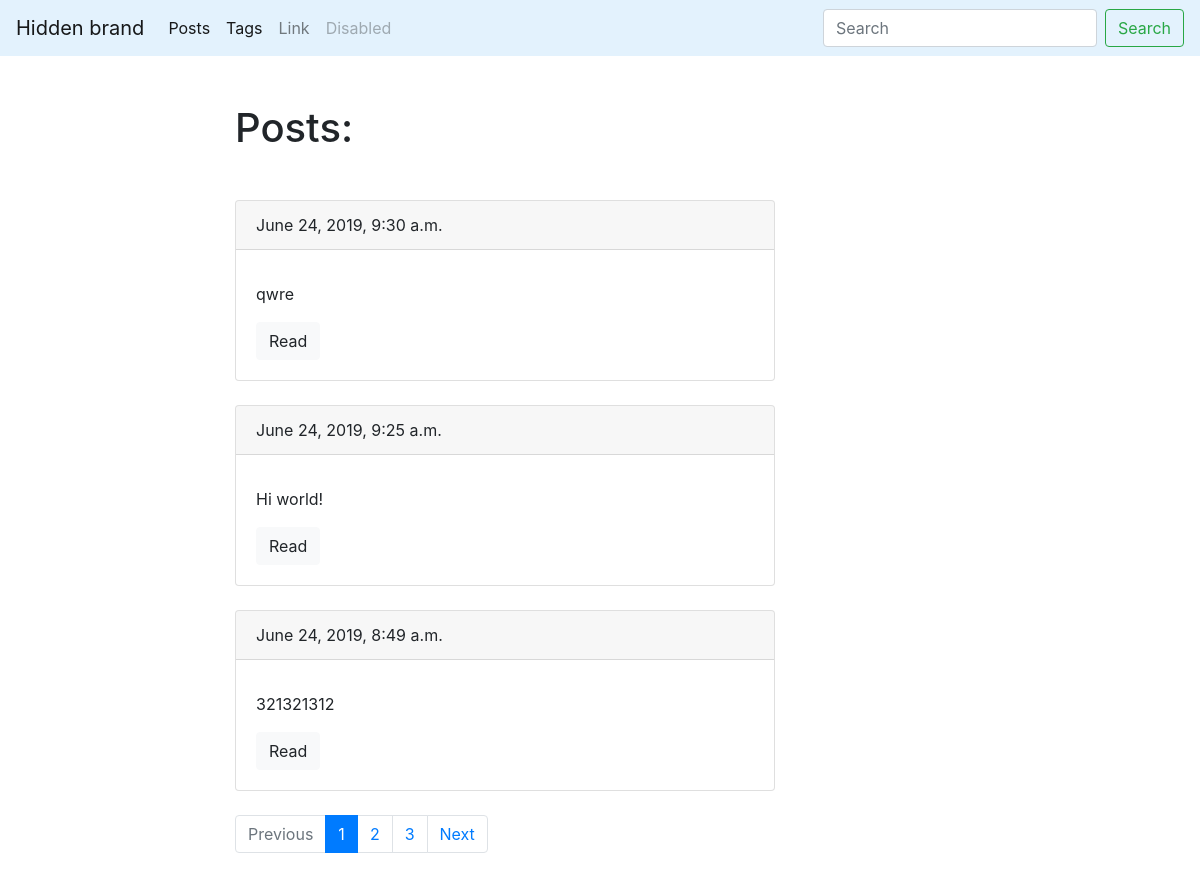
/blog/, run on an earlier commit of the app's database.
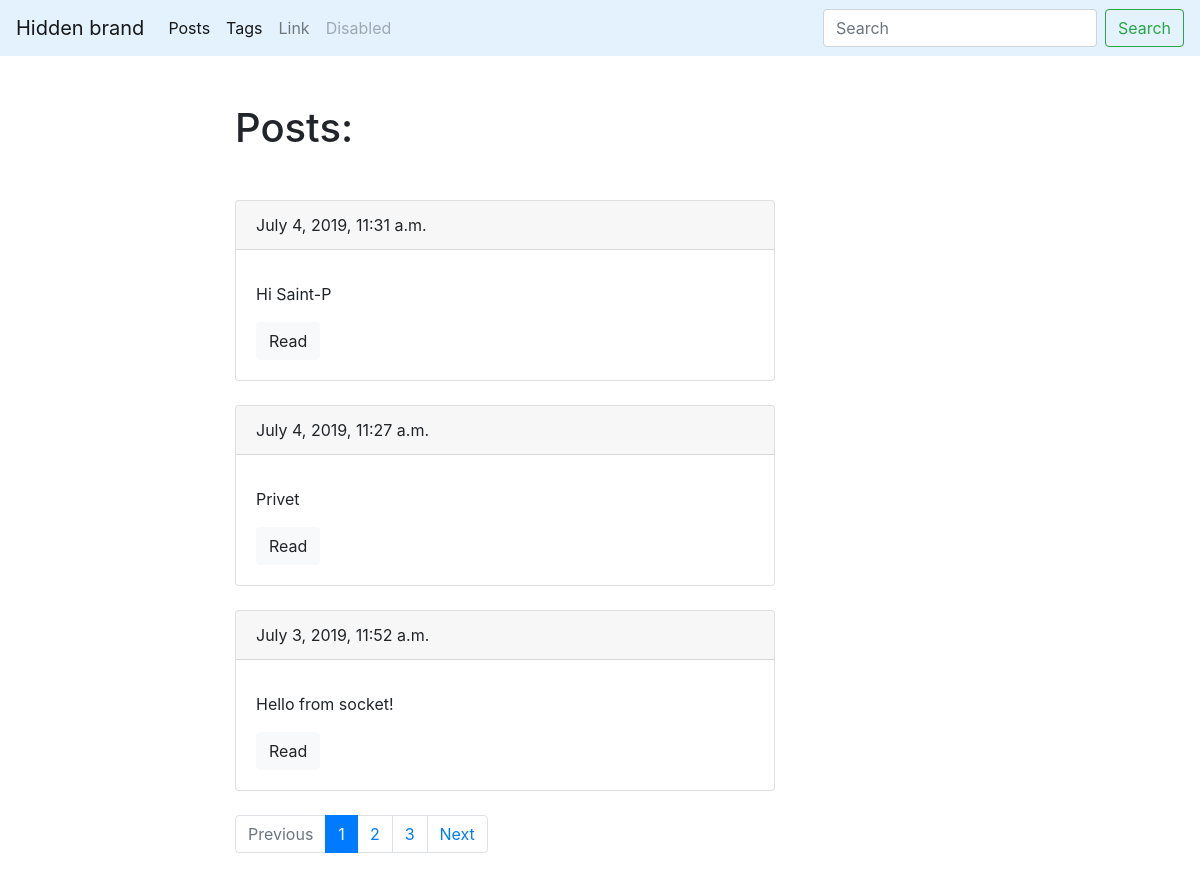
And on a later commit of the database.
### blog/models.py (models this page shows, shortened)
class Post(models.Model):                                                        # Класс для хранения данных постов в виде модели
    title = models.CharField(max_length=150, db_index=True)                      # Заголовок поста. Максимальная длинна 150 символов. Включено индексирование (для удобства поиска)
    slug = models.SlugField(max_length=150, blank=True, unique=True)                         # Слаг - человекопонятный URL. Может отсутствовать. Уникальный
    body = models.TextField(blank=True, db_index=True)                           # Тело поста. Может отсутствовать. Включено индексирование (для удобства поиска)
    tags = models.ManyToManyField("Tag", blank=True, related_name='posts')       # Тэг. Может быть пустой.
    date_pub = models.DateTimeField(auto_now_add=True)                           # Дата публикации. Свойство auto_now_add - заполнение date_pub при сохранении в базу данных автоматически текущей датой
    def get_absolute_url(self):
        return reverse('post_detail_url', kwargs={"slug": self.slug})
    class Meta:
        ordering = ['-date_pub']

### blog/views.py (the view)
# urls.py: path('', post_list, name='posts_list_url' ),
def post_list(request):
    search_query = request.GET.get('search', '')
    if search_query:
        posts = Post.objects.filter(Q(title__icontains=search_query) | Q(body__icontains=search_query))
    else:
        posts = Post.objects.all()
    paginator = Paginator(posts, 3)
    page_number = request.GET.get('page', 1)
    page = paginator.get_page(page_number)
    is_paginated = page.has_other_pages()
    if page.has_previous():
        prev_url = '?page={}'.format(page.previous_page_number())
    else:
        prev_url = ''
    if page.has_next():
        next_url = '?page={}'.format(page.next_page_number())
    else:
        next_url = ''
    context = {
        'page_object': page,
        'is_paginated': is_paginated,
        'next_url': next_url,
        'prev_url': prev_url
    }
    return render(request, 'blog/index.html', context=context)

### blog/templates/blog/index.html (shortened to what this page needs)
{% extends 'blog/base_blog.html' %}   <!Расширение шаблона blog/base_blog.html в папке templates/blog/>
{% block content %}   <!Контент подставляемый в блок content>
    <h1 class="mb-5">Posts:</h1>
    {% for post in page_object.object_list %}        <!Цикл вывода из базы данных>
        <div class="card mb-4">
            <div class="card-header">
                {{post.date_pub}}
            </div>
            <div class="card-body">
                <p class="card-text">{{post.body|truncatewords:15}}</p>
                <a href="{{ post.get_absolute_url }}" class="btn btn-light">Read</a>
            </div>
        </div>
    {% endfor %}
{% endblock %}

What changed in the data, as far as the page shows it:
no longer on this page (row unchanged): Post: date_pub "June 24, 2019, 9:30 a.m.", body "qwre"
no longer on this page (row unchanged): Post: date_pub "June 24, 2019, 9:25 a.m.", body "Hi world!"
no longer on this page (row unchanged): Post: date_pub "June 24, 2019, 8:49 a.m.", body "321321312"
added Post: date_pub "July 4, 2019, 11:31 a.m.", body "Hi Saint-P"
added Post: date_pub "July 4, 2019, 11:27 a.m.", body "Privet"
added Post: date_pub "July 3, 2019, 11:52 a.m.", body "Hello from socket!"
